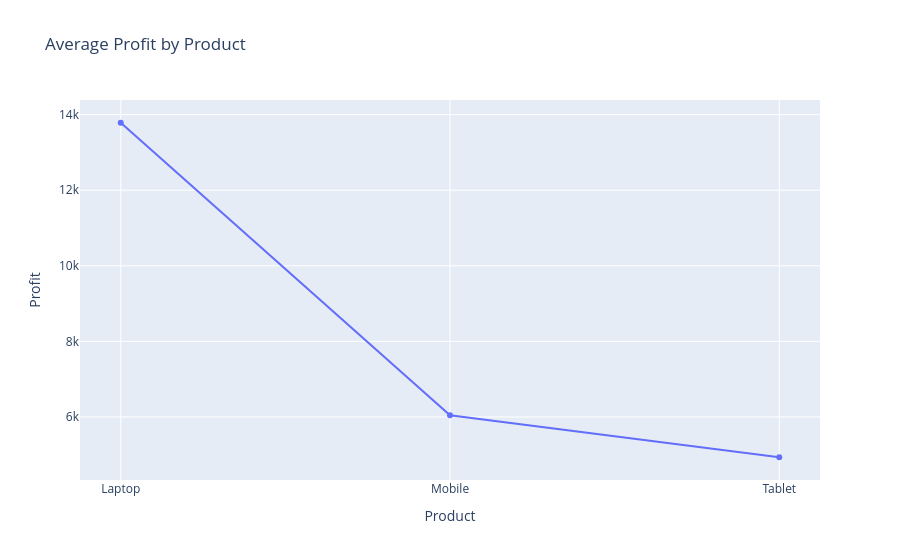

The cell this chart's notebook holds for it:
### Code cell
#Line Chart – Average Profit of Each Product

avg_profit = df.groupby("Product")["Profit"].mean().reset_index()
fig = px.line(
    avg_profit,
    x="Product",
    y="Profit",
    markers=True,
    title="Average Profit by Product"
)

fig.show()

### Figure 1 — Plotly figure (JSON) as saved in the notebook; plotly's stock layout.template omitted (floating-point values rounded to 4 significant figures)
{"data": [{"hovertemplate": "Product=%{x}<br>Profit=%{y}<extra></extra>", "legendgroup": "", "line": {"color": "#636efa", "dash": "solid"}, "marker": {"symbol": "circle"}, "mode": "lines+markers", "name": "", "orientation": "v", "showlegend": false, "type": "scatter", "x": ["Laptop", "Mobile", "Tablet"], "xaxis": "x", "y": [13790.0, 6043.0, 4933.0], "yaxis": "y"}], "layout": {"legend": {"tracegroupgap": 0}, "title": {"text": "Average Profit by Product"}, "xaxis": {"anchor": "y", "domain": [0, 1], "title": {"text": "Product"}}, "yaxis": {"anchor": "x", "domain": [0, 1], "title": {"text": "Profit"}}}}
